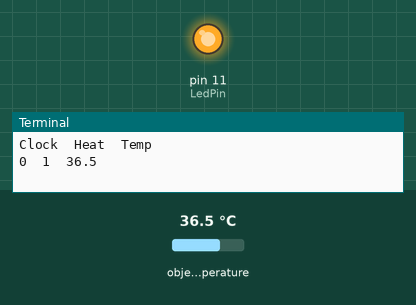
Recording of a program running on a simulated Raspberry Pi (header pin numbers). Parts: output pins drawn as LEDs (lit = HIGH), the last lines printed to the terminal. The inputs (shaded band) are chosen by the test bench; at power-on: object temperature 36.5 °C.

Above: at 0.5 s.
At 11.0 s:
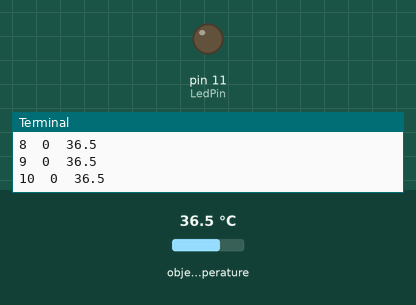
Timing chart, 0 to 27.3 s (numbered marks = the images above):
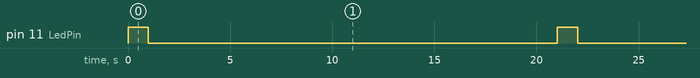

Measured:
- by itself, pin 11 (LedPin): alternates HIGH for 1.0 s and LOW for 20.0 s

The program:

merge1.py
```python
#!/usr/bin/env python

# Intermittent heating test with temperature measurement
# Run with: python3 -u merge1.py | tee out.txt
# to avoid output buffering

# 2021-06-12	PV

from tempir import *
from relay import *
from time import sleep


def relay_on():
	GPIO.output(LedPin, GPIO.HIGH)
	#print("Relay on")

def relay_off():
	GPIO.output(LedPin, GPIO.LOW)
	#print("Relay off")


def main_loop():
	cycle = 0

	heat_on = 1			# Heat duration = 1s
	heat_off = 20		# Rest duration = 20s
	relay_clock = 1		# Start with 1s
	relay_state = 1		# of heating
	relay_on()

	print("Clock\tHeat\tTemp")
	while True:
		print(f"{cycle}\t{relay_state}\t{sensor.get_obj_temp():.1f}")
		sleep(1)
		cycle += 1
		relay_clock -= 1
		if relay_clock==0:
			if relay_state==1:
				relay_state = 0
				relay_off()
				relay_clock = heat_off
			else:
				relay_state = 1
				relay_on()
				relay_clock = heat_on


if __name__ == '__main__':     # Program start from here
	relay_setup()
	sensor = MLX90614()

	try:
		main_loop()
	except KeyboardInterrupt:  # When 'Ctrl+C' is pressed, the child program destroy() will be  executed.
		relay_destroy()
```

tempir.py
```python
#!/usr/bin/env python

# Measure temperature using infrared sensor using a MLX90614 on SMBus (~simplified I2C)
# From https://www.waveshare.com/wiki/File:Infrared-Temperature-Sensor-Code.7z
# 2021-07-09	PV

# Cabling for infrared sensor:
# SCL to pin 5
# SDA to pin 3
# GND to pin 6 or 9 or ...
# VCC to pin 2 or 4

import smbus
from time import sleep

class MLX90614():

    MLX90614_RAWIR1=0x04
    MLX90614_RAWIR2=0x05
    MLX90614_TA=0x06
    MLX90614_TOBJ1=0x07
    MLX90614_TOBJ2=0x08

    MLX90614_TOMAX=0x20
    MLX90614_TOMIN=0x21
    MLX90614_PWMCTRL=0x22
    MLX90614_TARANGE=0x23
    MLX90614_EMISS=0x24
    MLX90614_CONFIG=0x25
    MLX90614_ADDR=0x0E
    MLX90614_ID1=0x3C
    MLX90614_ID2=0x3D
    MLX90614_ID3=0x3E
    MLX90614_ID4=0x3F

    comm_retries = 5
    comm_sleep_amount = 0.1

    def __init__(self, address=0x5a, bus_num=1):
        self.bus_num = bus_num
        self.address = address
        self.bus = smbus.SMBus(bus=bus_num)

    def read_reg(self, reg_addr):
        err = None
        for i in range(self.comm_retries):
            try:
                return self.bus.read_word_data(self.address, reg_addr)
            except IOError as e:
                err = e
                #"Rate limiting" - sleeping to prevent problems with sensor
                #when requesting data too quickly
                sleep(self.comm_sleep_amount)
        #By this time, we made a couple requests and the sensor didn't respond
        #(judging by the fact we haven't returned from this function yet)
        #So let's just re-raise the last IOError we got
        raise err

    def data_to_temp(self, data):
        temp = (data*0.02) - 273.15
        return temp

    def get_amb_temp(self):
        data = self.read_reg(self.MLX90614_TA)
        return self.data_to_temp(data)

    def get_obj_temp(self):
        data = self.read_reg(self.MLX90614_TOBJ1)
        return self.data_to_temp(data)


#print(sensor.get_amb_temp())
if __name__ == "__main__":
	sensor = MLX90614()
	while True:
		print(f"{sensor.get_obj_temp():.1f}")
		sleep(1)
```

relay.py
```python
#!/usr/bin/env python

# Intermittent heating test, controp of a 220V relay using GPIO
# 2021-06-12	PV
# On a 1400W waffle iron, with a cycle 1s on/5s off, it's burning after 67s, that is 12 heating cycles of 1s
#
# Cabling:
# GND		pin 6 or 9
# VCC/+5V	pin 2 or 4
# GPIO 0	pin 11

import RPi.GPIO as GPIO
import time
from time import perf_counter

LedPin = 11    # pin11	= GPIO 0 (17)
tstart = perf_counter()

def relay_setup():
	GPIO.setmode(GPIO.BOARD)       # Numbers GPIOs by physical location
	GPIO.setup(LedPin, GPIO.OUT)   # Set LedPin's mode is output
	GPIO.output(LedPin, GPIO.HIGH) # Set LedPin high(+3.3V) to on led

def test_loop():
	cycle = 0
	while True:
		cycle += 1
		print(f"{cycle:3}  {perf_counter()-tstart:6.2f}  Power on")
		GPIO.output(LedPin, GPIO.HIGH)
		time.sleep(1)
		print(f"{cycle:3}  {perf_counter()-tstart:6.2f}  Power off")
		GPIO.output(LedPin, GPIO.LOW)
		time.sleep(5)

def relay_destroy():
	GPIO.output(LedPin, GPIO.LOW)     # Power off
	GPIO.cleanup()                    # Release resources

if __name__ == '__main__':     # Program start from here
	relay_setup()
	try:
		test_loop()
	except KeyboardInterrupt:  # When 'Ctrl+C' is pressed, the child program destroy() will be  executed.
		relay_destroy()
```
